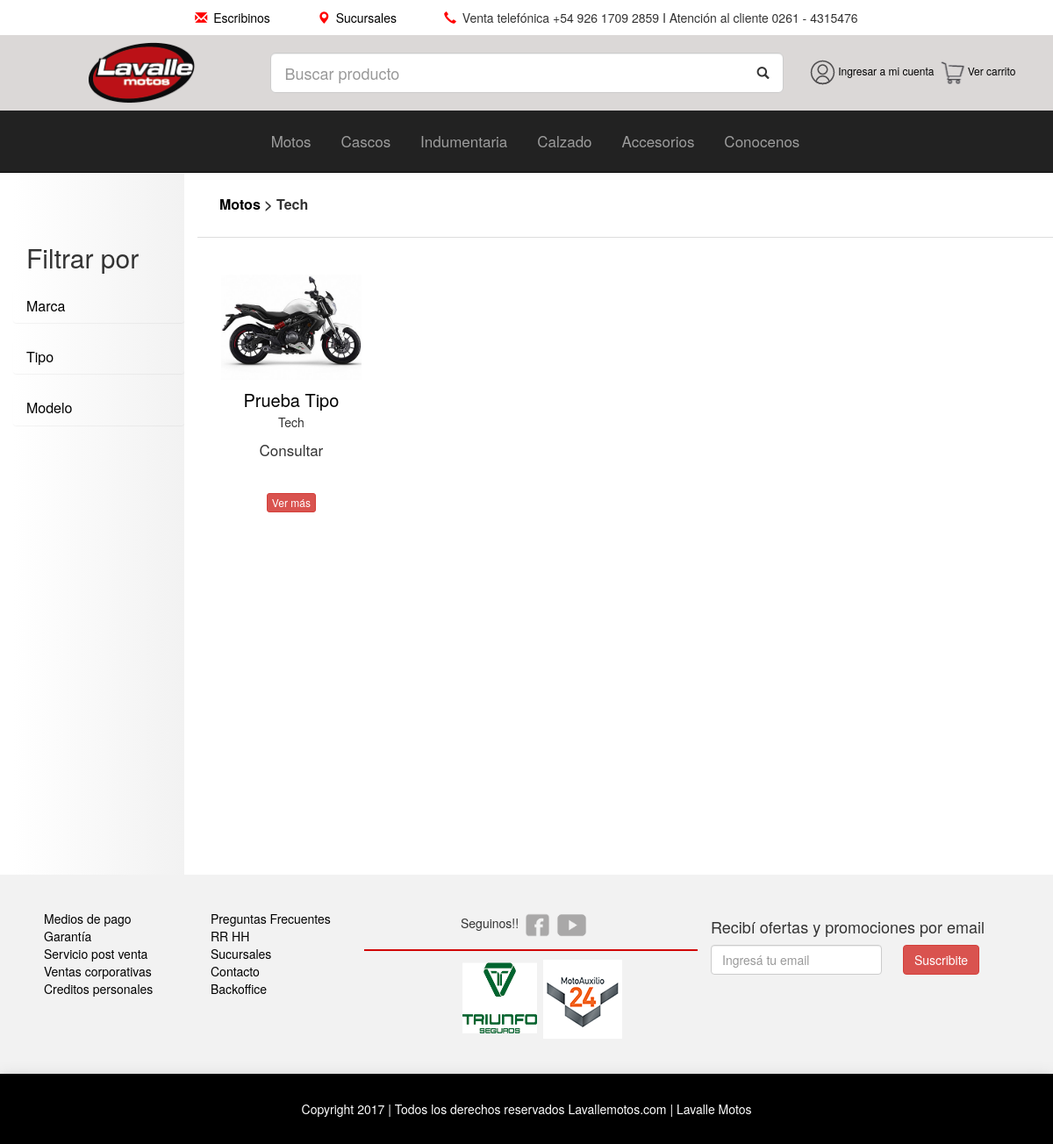
The page /filtrar?modelo=Tech&rubro=Motos on the database its author committed.
### tables this page shows
CREATE TABLE `productos` (
  `sku` varchar(15) NOT NULL,
  `titulo` varchar(50) NOT NULL,
  `stock` int(10) UNSIGNED NOT NULL,
  `precio` float(8,3) NOT NULL,
  `rubro` varchar(30) NOT NULL,
  `marca` varchar(30) NOT NULL,
  `tipo` varchar(30) NOT NULL,
  `modelo` varchar(30) NOT NULL,
  `talle` varchar(4) NOT NULL,
  `destacado` tinyint(1) NOT NULL,
  `publicado` tinyint(1) NOT NULL,
  `img` varchar(50) NOT NULL,
  `img2` varchar(50) NOT NULL,
  `img3` varchar(50) NOT NULL
);

### application/controllers/Home.php (called while the page is built, shortened)
<?php
class Home extends CI_Controller {
	public function __construct()
	{
		$this->load->helper('url');
		$this->load->model('productos');
        $this->load->model('checkout');
        $this->load->model('suscripcion');
        $this->load->model('pedido');
	}
    public function formularios()
    {
        $data['form_action'] = "enviar";
        $this->load->view('formularios/login',$data);
        $this->load->view('formularios/contacto',$data);
        $this->load->view('formularios/post_venta',$data);
        $this->load->view('formularios/rrhh',$data);
        $this->load->view('formularios/sucursales',$data);
        $this->load->view('formularios/venta_corporativa',$data);
        $this->load->view('formularios/preguntas',$data);
        $this->load->view('formularios/creditos',$data);
        $this->load->view('formularios/preguntas',$data);
    }
    public function navbar()
    {
        $data['motos_marcas']=$this->productos->filtrar_marcas("motos");
        $data['motos_modelos']=$this->productos->filtrar_modelos("motos");
        $data['cascos_marcas']=$this->productos->filtrar_marcas("cascos");
        $data['cascos_modelos']=$this->productos->filtrar_modelos("cascos");
        $data['indumentaria_marcas']=$this->productos->filtrar_marcas("indumentaria");
        $data['indumentaria_modelos']=$this->productos->filtrar_modelos("indumentaria");
        $data['calzado_marcas']=$this->productos->filtrar_marcas("calzado");
        $data['calzado_modelos']=$this->productos->filtrar_modelos("calzado");
        $this->load->view('navbar2',$data);
    }
    public function filtrar()
    {
        $filtrado=array("sku"=>"", "rubro"=>"", "marca"=>"", "tipo"=>"", "modelo"=>"", "buscado"=>"");
        $filtrado["sku"]=$this->input->get('sku');
        $filtrado["rubro"]=$this->input->get('rubro');
        $filtrado["marca"]=$this->input->get('marca');
        $filtrado["tipo"]=$this->input->get('tipo');
        $filtrado["modelo"]=$this->input->get('modelo');
        $filtrado["buscado"]=$this->input->post('buscado');
        $productos=$this->productos->filtrar($filtrado);
        $data['productos']=$productos;
        $filtrado["rubro"]=$productos[0]['rubro'];
        $data['marcas']=$this->productos->filtrar_marcas($filtrado["rubro"]);
        $data['modelos']=$this->productos->filtrar_modelos($filtrado["rubro"]);
        $data['tipos']=$this->productos->filtrar_tipos($filtrado["rubro"]);
        $data['filtrado']=$filtrado;
        $data['i']=0;
        $this->load->view('header');
        $this->load->view('formularios/comprar',$data);
        $this->load->view('info/garantia');
        $this->load->view('contacto');
        $this->load->view('login');
        $this->load->view('productos/listar',$data);
        $this->load->view('nosotros');
        $this->load->view('footer');
    }
}

### index.php (called while the page is built, shortened)
<?php
require_once BASEPATH.'core/CodeIgniter.php';

### application/models/Productos.php (called while the page is built, shortened)
<?php
include_once "Database.php";
class Productos
{
    public function filtrar($filtrado)
    {
        $db=new database();
        $db->conectar();
        if(isset($filtrado["modelo"]))
        {
            $consulta='SELECT *
                       FROM Productos
                       WHERE rubro = "'.$filtrado["rubro"].'"
                       AND modelo = "'.$filtrado["modelo"].'"
                       AND publicado = true
                       GROUP BY titulo;;';
        }
        $resultado=mysqli_query($db->conexion, $consulta)
        or die ("No se puede filtrar.");
        $productos = array(array("sku", "titulo", "stock", "precio", "rubro", "marca", "tipo", "modelo", "talle", "destacado", "publicado", "img"));
        if(mysqli_num_rows($resultado)==0)
        {
            $mensaje=false;
            return $mensaje;
        }
        else{
            $i=0;
            while($producto = mysqli_fetch_assoc($resultado))
            {
                $sku=ltrim($producto["sku"],"0");
                $productos[$i]["sku"]=$sku;
                $productos[$i]["titulo"]=$producto["titulo"];
                $productos[$i]["stock"]=$producto["stock"];
                if($producto["rubro"]=="Motos")
                {
                    $productos[$i]["precio"]="Consultar";
                }
                else
                    {
                    $productos[$i]["precio"]=round($producto["precio"], 0, PHP_ROUND_HALF_UP);
                    }
                $productos[$i]["rubro"]=$producto["rubro"];
                $productos[$i]["marca"]=$producto["marca"];
                $productos[$i]["tipo"]=$producto["tipo"];
                $productos[$i]["modelo"]=$producto["modelo"];
                $productos[$i]["talle"]=$producto["talle"];
                $productos[$i]["destacado"]=$producto["destacado"];
                $productos[$i]["publicado"]=$producto["publicado"];
                $productos[$i]["img"]=$producto["img"];
                $i++;
            }
            return $productos;
            }
    }
}
?>

### application/models/Database.php (called while the page is built, shortened)
<?php
class database
{
	public $conexion;
	public function conectar()
	{
		$this->conexion = mysqli_connect(server, user, password, database)
		or die('No se pudo conectar a la base '  . mysqli_error($this->conexion));
		$this->conexion->set_charset("utf8");
		mysqli_query($this->conexion, "SET NAMES 'utf8'");
	}
}
?>

### application/views/productos/listar.php (the view, shortened to what this page needs)
<div class="container-fluid contenido">
    <div class="container ">
        <div class="row">
            <div class="col-md-2 filtro text-left panel-degrade" style="max-height: inherit; height: 100%;">
                <div>
                    <div style="padding: 10px 15px;">
                        <h2>Filtrar por</h2>
                    </div>
                    <div class="panel-group" id="accordion">
                        <div class="panel panel-degrade">
                            <div class="panel-heading">
                                <h4 class="panel-title">
                                    <a data-toggle="collapse" data-parent="#accordion" href="#collapse1"> Marca </a>
                                </h4>
                            </div>
                        </div>
                    </div>
                    <div class="panel panel-degrade">
                        <div class="panel-heading">
                            <h4 class="panel-title">
                                <a data-toggle="collapse" data-parent="#accordion" href="#collapse2"> Tipo </a>
                            </h4>
                        </div>
                    </div>
                    <div class="panel panel-degrade">
                        <div class="panel-heading">
                            <h4 class="panel-title">
                                <a data-toggle="collapse" data-parent="#accordion" href="#collapse3"> Modelo </a>
                            </h4>
                        </div>
                    </div>
                </div>
            </div>
            <div class="col-md-10 container contenido" >
                <div class="row">
                    <div class="col-xs-12 col-sm-12 col-md-12 filtro-barra" id="filtro-barra">
                        <a href="categoria?rubro=<?php echo $filtrado["rubro"]; ?>"> <?php echo ucwords($filtrado["rubro"]);?> </a>
                            <?php
                                if($filtrado["modelo"]!="")
                                {
                                    echo '> '.ucwords($filtrado["modelo"]);
                                }
                            ?>
                    </div>
                </div>
                <div class="row" style="margin-top: 2%;">
                    <?php  if($productos==false): ?>
                        <div class="col-xs-12 col-sm-12 col-md-3 text-center">
                            <h5>No existen productos para la busqueda realizada</h5>
                        </div>
                    <?php else: ?>
                        <?php foreach($productos AS $producto): ?>
                           <div class="col-md-3" style="margin-top: 2%; margin-bottom: 2%;">
                            <div class="thumbnail thumbnail-producto">
                                <img src="<?php echo base_url(); ?>uploads/img/productos/<?php echo $producto["img"]; ?>" alt="<?php echo $producto["titulo"]; ?>" height="auto" width="auto">
                                <div class="caption">
                                    <div class="text-center" style="height: 120px;">
                                        <a href="#" target="_blank"><?php
                                                                        $titulo = substr($producto["titulo"], 0, 24);
                                                                        $titulo = strtolower($titulo);
                                                                        echo ucwords($titulo);
                                                                        ?></a>
                                        <p class="descripcion"><?php echo $producto["modelo"]; ?></p>
                                        <?php if($producto["rubro"]=="Motos"): ?>
                                            <p style="font-size: 17px;"><?php echo $producto["precio"]; ?></p>
                                        <?php else: ?>
                                            <p><?php echo '$ '.$producto["precio"]; ?></p>
                                        <?php endif; ?>
                                    </div>
                                    <a href="producto?sku=<?php echo $producto["sku"]; ?>" class="btn btn-danger btn-xs">Ver m&aacute;s</a>
                                </div>
                            </div>
                           </div>
                        <?php endforeach; ?>
                    <?php endif; ?>
                </div>
            </div>
        </div>
    </div>
</div>

### assets/css/home.css (style rules this page uses)
.container-fluid { padding-right: 0px; padding-left: 0px; margin-right: auto; margin-left: auto; }
body { background-color: #dbd8d7; }
.contenido { background-color: #ffffff; }
.filtro { padding: 50px 0px; font-size: 14px; }
.filtro-barra { padding: 25px; font-size: 16px; font-weight: bold; border-bottom: 1px solid #ddd; margin-left: 15px; }
.panel { border: 0px; }
.panel-degrade { background: linear-gradient(to right,#ffffff, #f2f2f2); background: -webkit-linear-gradient(to right, #ffffff, #f2f2f2); background: -moz-linear-gradient(#917c4d, #ffffff); background: -o-linear-gradient(#917c4d, #ffffff); background: -ms-linear-gradient(#917c4d, #ffffff); }
.caption { text-align: center; font-size: 20px; }
.thumbnail .caption > a:link, .thumbnail .caption > a:visited { color: #ffffff; }
.thumbnail { border: 0px; margin: 0px 15px 0px 15px; }
.thumbnail .caption { color: #333; }
.thumbnail .caption .descripcion { font-size: 14px; }
.thumbnail-producto > img { display: block; max-width: 100%; height: 120px; }

### rows shown on the page
productos: rubro "Motos", modelo "Tech", img (picture), titulo "Prueba Tipo", precio "Consultar"
